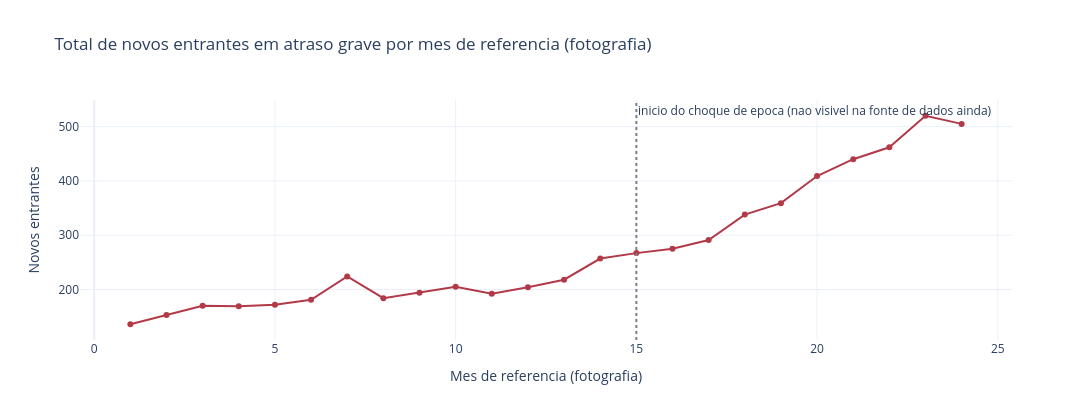

This figure's notebook cell:
### Markdown cell above
### Checagem rápida: a inadimplência agregada está mesmo subindo?

### Code cell
total_mensal = painel.groupby("mes_calendario")["entrantes_90mais"].sum().reset_index()

fig_check = go.Figure()
fig_check.add_trace(go.Scatter(
    x=total_mensal["mes_calendario"], y=total_mensal["entrantes_90mais"],
    mode="lines+markers", name="Novos entrantes em 90+ / mes",
    line=dict(color="#B23A48", width=2),
))
fig_check.add_vline(x=INICIO_CHOQUE_MACRO, line_dash="dot", line_color="gray",
                     annotation_text="inicio do choque de epoca (nao visivel na fonte de dados ainda)")
fig_check.update_layout(
    title="Total de novos entrantes em atraso grave por mes de referencia (fotografia)",
    xaxis_title="Mes de referencia (fotografia)", yaxis_title="Novos entrantes",
    template="plotly_white", width=1400, height=420,
)
fig_check.show()

### Figure 1 — Plotly figure (JSON) as saved in the notebook; plotly's stock layout.template omitted (floating-point values rounded to 4 significant figures)
{"data": [{"line": {"color": "#B23A48", "width": 2}, "mode": "lines+markers", "name": "Novos entrantes em 90+ / mes", "type": "scatter", "x": [1, 2, 3, 4, 5, 6, 7, 8, 9, 10, 11, 12, 13, 14, 15, 16, 17, 18, 19, 20, 21, 22, 23, 24], "y": [136, 153, 170, 169, 172, 181, 224, 184, 194, 205, 192, 204, 218, 257, 267, 275, 291, 338, 359, 409, 440, 462, 520, 505]}], "layout": {"annotations": [{"showarrow": false, "text": "inicio do choque de epoca (nao visivel na fonte de dados ainda)", "x": 15, "xanchor": "left", "xref": "x", "y": 1, "yanchor": "top", "yref": "y domain"}], "height": 420, "shapes": [{"line": {"color": "gray", "dash": "dot"}, "type": "line", "x0": 15, "x1": 15, "xref": "x", "y0": 0, "y1": 1, "yref": "y domain"}], "title": {"text": "Total de novos entrantes em atraso grave por mes de referencia (fotografia)"}, "width": 1400, "xaxis": {"title": {"text": "Mes de referencia (fotografia)"}}, "yaxis": {"title": {"text": "Novos entrantes"}}}}
